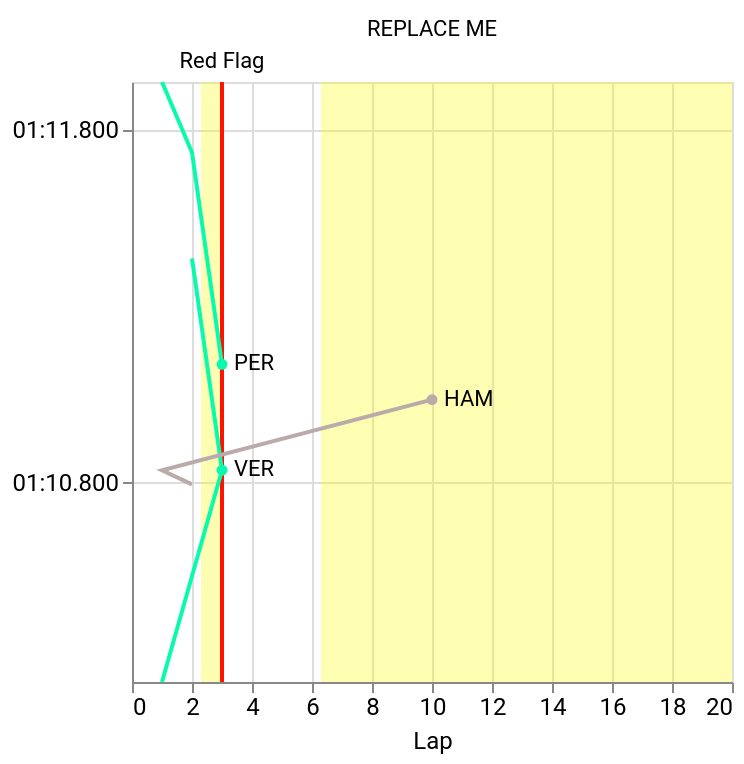

Here is the Vega-Lite specification saved for this chart:
### Vega-Lite specification from a JSON file in a GitHub repository (floating-point values rounded to 4 significant figures)
{"$schema": "https://vega.github.io/schema/vega-lite/v5.json", "params": [{"name": "current_lap", "value": 20}], "datasets": {"track_data": [{"ts_from": null, "ts_to": null, "lap_from": 2.3, "lap_to": 3, "status": "VSC", "type": "interval"}, {"ts_from": null, "ts_to": null, "lap_from": 3, "lap_to": 3, "status": "Red Flag", "type": "instant"}, {"ts_from": null, "ts_to": null, "lap_from": 6.3, "lap_to": null, "status": "SC", "type": "interval"}], "driver_data": [{"lap": 1, "n": "VER", "t": "1:10.234", "c": "#08faac"}, {"lap": 2, "n": "VER", "t": "1:11.434", "c": "#08faac"}, {"lap": 3, "n": "VER", "t": "1:10.834", "c": "#08faac"}, {"lap": 1, "n": "PER", "t": "1:11.934", "c": "#08faac"}, {"lap": 2, "n": "PER", "t": "1:11.734", "c": "#08faac"}, {"lap": 3, "n": "PER", "t": "1:11.134", "c": "#08faac"}, {"lap": 1, "n": "HAM", "t": "1:10.834", "c": "#BBAAAA"}, {"lap": 2, "n": "HAM", "t": "1:10.794", "c": "#BBAAAA"}, {"lap": 10, "n": "HAM", "t": "1:11.034", "c": "#BBAAAA"}]}, "data": {"name": "driver_data", "format": {"parse": {"t": "date:'%M:%S.%L'"}}}, "encoding": {"detail": {"field": "n", "type": "nominal"}, "color": {"field": "c", "type": "nominal", "legend": null, "scale": null}}, "layer": [{"data": {"name": "track_data"}, "transform": [{"calculate": "datum.lap_to || current_lap", "as": "lap_to"}, {"calculate": "(datum.lap_from + datum.lap_to) / 2", "as": "lap_center"}], "layer": [{"comment": "Highlight SC and VSC", "mark": {"type": "rect", "opacity": 0.3}, "encoding": {"x": {"field": "lap_from", "type": "quantitative"}, "x2": {"field": "lap_to"}, "color": {"value": "#fcfc00"}}, "transform": [{"filter": "datum.type == 'interval'"}]}, {"comment": "Label red flags", "mark": {"type": "text", "align": "center", "baseline": "bottom", "dy": {"expr": "-(height/2) - 5"}}, "encoding": {"text": {"field": "status"}, "color": {"value": "black"}, "x": {"field": "lap_center", "type": "quantitative"}}, "transform": [{"filter": "datum.type == 'instant'"}]}, {"comment": "Vertical line for red flags", "mark": {"type": "rule", "strokeWidth": 2}, "encoding": {"text": {"field": "status"}, "color": {"value": "#ff1200"}, "x": {"field": "lap_from", "type": "quantitative"}}, "transform": [{"filter": "datum.type == 'instant'"}]}]}, {"comment": "Line plot for lap times", "mark": {"type": "line"}, "encoding": {"x": {"field": "lap", "type": "quantitative", "title": "Lap", "axis": {"tickMinStep": 1}}, "y": {"field": "t", "type": "temporal", "sort": null, "title": null, "axis": {"labelExpr": "timeFormat(datum.value, '%M:%S.%L')"}}}}, {"comment": "Line labels", "encoding": {"x": {"aggregate": "max", "field": "lap", "type": "quantitative"}, "y": {"aggregate": {"argmax": "lap"}, "field": "t", "type": "temporal"}}, "layer": [{"mark": {"type": "circle"}}, {"mark": {"type": "text", "align": "left", "dx": 6}, "encoding": {"text": {"field": "n"}, "color": {"value": "black"}}}]}], "config": {"background": "#FFFFFF00", "font": "Roboto", "title": {"fontSize": 16, "fontWeight": 500, "font": "Exo 2"}, "axis": {"labelFontSize": 12, "titleFontSize": 14, "titleFont": "Exo 2", "titleFontWeight": 500}}, "title": "REPLACE ME", "width": "container", "height": "container"}
